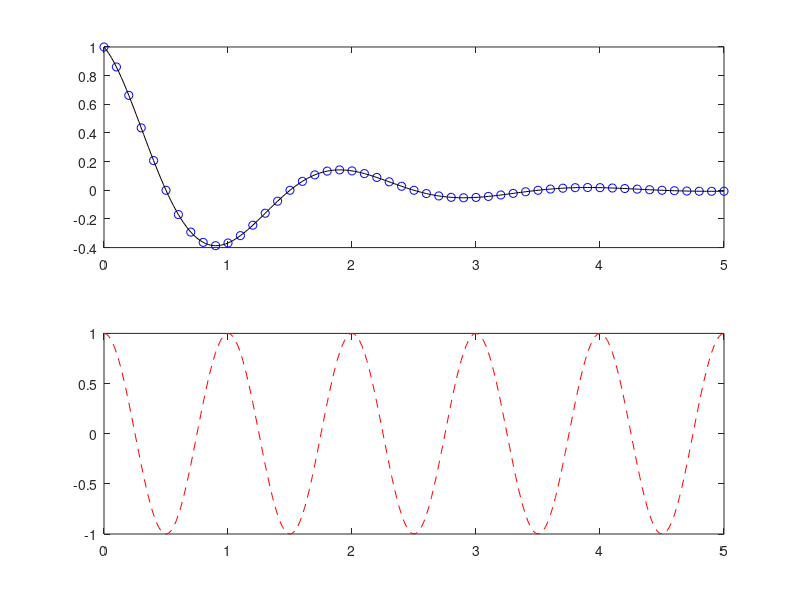

The MATLAB script that drew this image:
%first matlab demo

f = @(t) exp(-t).*cos(pi*t);

t1 = 0.0:0.1:5.0;
t2 = 0.0:0.02:5.0;

figure(1)
subplot(2,1,1)
plot(t1,f(t1),'bo',t2,f(t2),'k');

subplot(2,1,2)
plot(t2,cos(2*pi*t2),'r--');